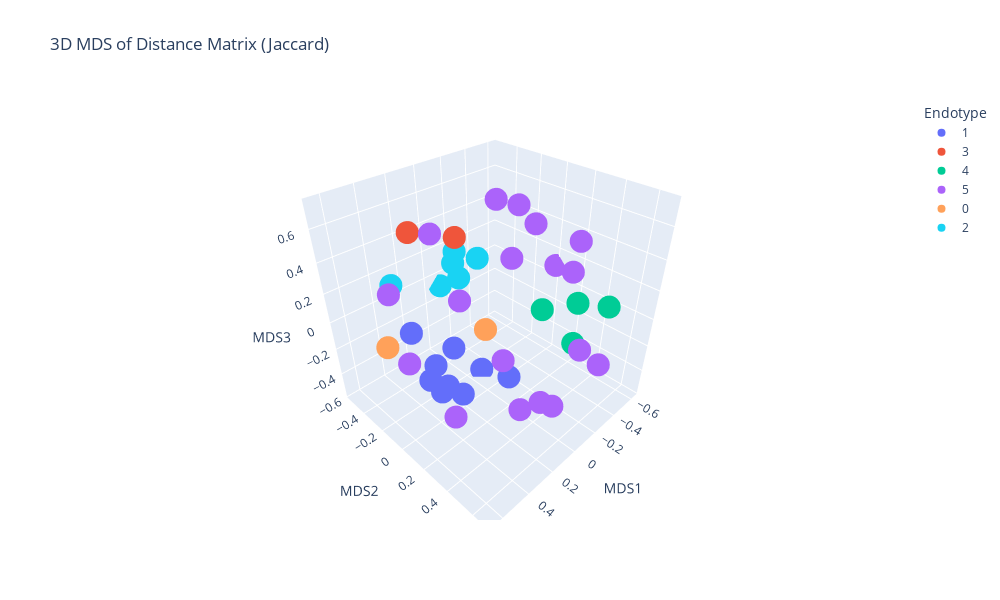

Notebook code cell kept with this figure:
### Markdown cell above
#### MDS of feature matrix

### Code cell
import numpy as np
import pandas as pd
from sklearn.manifold import MDS
from sklearn.metrics.pairwise import pairwise_distances
import plotly.express as px
import plotly.graph_objects as go

feat_mat = endo.feature_matrix

# Get endotype labels for coloring
# endo.endotypes returns a tuple (dict_mapping, dict_clusters)
# Extract the mapping dictionary and get labels in the same order as the feature matrix
endotype_mapping = endo.endotypes[0]
endotype_labels = pd.Series([endotype_mapping[gene] for gene in feat_mat.index])

# Convert feature matrix to numpy array
X = np.array(feat_mat)

# Compute distance matrix (use same metric as clustering - 'jaccard' in this case)
distance_matrix = pairwise_distances(X, metric='jaccard')

# MDS parameters
n_components = 3  # Set to 2 for 2D plot, 3 for 3D plot
random_state = 42

# Plot dimensions (in pixels)
plot_width = 1000
plot_height = 600

# Perform MDS on the distance matrix (use dissimilarity='precomputed')
mds = MDS(n_components=n_components, random_state=random_state, dissimilarity='precomputed')
mds_result = mds.fit_transform(distance_matrix)

# Create DataFrame for plotting
if n_components == 2:
    mds_df = pd.DataFrame(
        data=mds_result,
        columns=['MDS1', 'MDS2']
    )
    mds_df['Endotype'] = endotype_labels.astype(str)
    mds_df['Gene'] = feat_mat.index
    
    # Plot 2D MDS
    fig_mds = px.scatter(
        mds_df,
        x='MDS1',
        y='MDS2',
        color='Endotype',
        hover_data=['Gene'],
        title='2D MDS of Distance Matrix (Jaccard)',
        width=plot_width,
        height=plot_height
    )
elif n_components == 3:
    mds_df = pd.DataFrame(
        data=mds_result,
        columns=['MDS1', 'MDS2', 'MDS3']
    )
    mds_df['Endotype'] = endotype_labels.astype(str)
    mds_df['Gene'] = feat_mat.index
    
    # Plot 3D MDS
    fig_mds = px.scatter_3d(
        mds_df,
        x='MDS1',
        y='MDS2',
        z='MDS3',
        color='Endotype',
        hover_data=['Gene'],
        title='3D MDS of Distance Matrix (Jaccard)',
        width=plot_width,
        height=plot_height
    )

fig_mds.show()

### Figure 1 — Plotly figure (JSON) as saved in the notebook; plotly's stock layout.template omitted (floating-point values rounded to 4 significant figures)
{"data": [{"customdata": [["NOD2"], ["NLRC4"], ["NLRP1"], ["ANKHD1"], ["CASP1"], ["RBCK1"], ["RIPK2"], ["MAP3K7"], ["CAPZA1"]], "hovertemplate": "Endotype=1<br>MDS1=%{x}<br>MDS2=%{y}<br>MDS3=%{z}<br>Gene=%{customdata[0]}<extra></extra>", "legendgroup": "1", "marker": {"color": "#636efa", "symbol": "circle"}, "mode": "markers", "name": "1", "scene": "scene", "showlegend": true, "type": "scatter3d", "x": [0.3756, 0.2911, 0.3516, -0.08299, 0.2588, -0.1418, 0.1959, 6.315e-05, 0.2639], "y": [-0.1066, -0.04965, -0.03207, -0.1443, 0.05007, 0.05638, -0.2852, -0.33, -0.425], "z": [-0.3422, -0.407, -0.404, -0.5669, -0.429, -0.5457, -0.4485, -0.4397, -0.2193]}, {"customdata": [["LRRK2"], ["ERBIN"]], "hovertemplate": "Endotype=3<br>MDS1=%{x}<br>MDS2=%{y}<br>MDS3=%{z}<br>Gene=%{customdata[0]}<extra></extra>", "legendgroup": "3", "marker": {"color": "#EF553B", "symbol": "circle"}, "mode": "markers", "name": "3", "scene": "scene", "showlegend": true, "type": "scatter3d", "x": [-0.07149, 0.1999], "y": [-0.3534, -0.4444], "z": [0.3655, 0.4616]}, {"customdata": [["CARD9"], ["TRIM41"], ["PHC2"], ["ZNF655"]], "hovertemplate": "Endotype=4<br>MDS1=%{x}<br>MDS2=%{y}<br>MDS3=%{z}<br>Gene=%{customdata[0]}<extra></extra>", "legendgroup": "4", "marker": {"color": "#00cc96", "symbol": "circle"}, "mode": "markers", "name": "4", "scene": "scene", "showlegend": true, "type": "scatter3d", "x": [-0.5277, -0.5203, -0.5699, -0.3902], "y": [0.2737, 0.2748, -0.03911, 0.5712], "z": [-0.03237, -0.3505, -0.258, 0.1538]}, {"customdata": [["GALNT2"], ["LGALS8"], ["UNKL"], ["DNM1L"], ["GAK"], ["PBX2"], ["TSNAX"], ["TRIM14"], ["CASP4"], ["VPS28"], ["EIF4E2"], ["STX11"], ["VIM"], ["MYO15B"], ["ACTR3"], ["USP15"], ["AGO1"], ["RAB7A"]], "hovertemplate": "Endotype=5<br>MDS1=%{x}<br>MDS2=%{y}<br>MDS3=%{z}<br>Gene=%{customdata[0]}<extra></extra>", "legendgroup": "5", "marker": {"color": "#ab63fa", "symbol": "circle"}, "mode": "markers", "name": "5", "scene": "scene", "showlegend": true, "type": "scatter3d", "x": [0.6565, 0.02541, -0.3517, 0.3802, 0.2896, 0.5787, 0.1579, -0.08742, 0.534, 0.4182, 0.06273, -0.4063, 0.3483, -0.04972, -0.5548, -0.1306, -0.3439, -0.626], "y": [0.1214, 0.6811, 0.5825, 0.4952, -0.1184, -0.1131, 0.331, 0.3738, 0.307, 0.2424, 0.5726, 0.3281, 0.5861, 0.02075, -0.1239, 0.4873, -0.08386, 0.004361], "z": [0.1052, 0.1516, -0.2416, 0.1864, 0.6004, 0.3687, 0.5863, -0.5166, -0.2243, 0.4251, -0.294, 0.4669, -0.09981, 0.7269, 0.3691, 0.4539, 0.574, 0.09027]}, {"customdata": [["PPP1R12C"], ["LRRK1"]], "hovertemplate": "Endotype=0<br>MDS1=%{x}<br>MDS2=%{y}<br>MDS3=%{z}<br>Gene=%{customdata[0]}<extra></extra>", "legendgroup": "0", "marker": {"color": "#FFA15A", "symbol": "circle"}, "mode": "markers", "name": "0", "scene": "scene", "showlegend": true, "type": "scatter3d", "x": [0.5306, -0.2628], "y": [-0.2806, -0.2901], "z": [-0.09839, -0.4009]}, {"customdata": [["PPP1R18"], ["MAP2K6"], ["MAP2K3"], ["MAP2K7"], ["EIF4EBP1"], ["MBP"]], "hovertemplate": "Endotype=2<br>MDS1=%{x}<br>MDS2=%{y}<br>MDS3=%{z}<br>Gene=%{customdata[0]}<extra></extra>", "legendgroup": "2", "marker": {"color": "#19d3f3", "symbol": "circle"}, "mode": "markers", "name": "2", "scene": "scene", "showlegend": true, "type": "scatter3d", "x": [0.2932, -0.2282, -0.1979, -0.09714, -0.2026, -0.3688], "y": [-0.5429, -0.5143, -0.5333, -0.5575, -0.5178, -0.4743], "z": [0.1019, -0.05853, 0.06265, -0.08286, 0.1544, 0.05569]}], "layout": {"height": 600, "legend": {"title": {"text": "Endotype"}, "tracegroupgap": 0}, "scene": {"domain": {"x": [0, 1], "y": [0, 1]}, "xaxis": {"title": {"text": "MDS1"}}, "yaxis": {"title": {"text": "MDS2"}}, "zaxis": {"title": {"text": "MDS3"}}}, "title": {"text": "3D MDS of Distance Matrix (Jaccard)"}, "width": 1000}}
